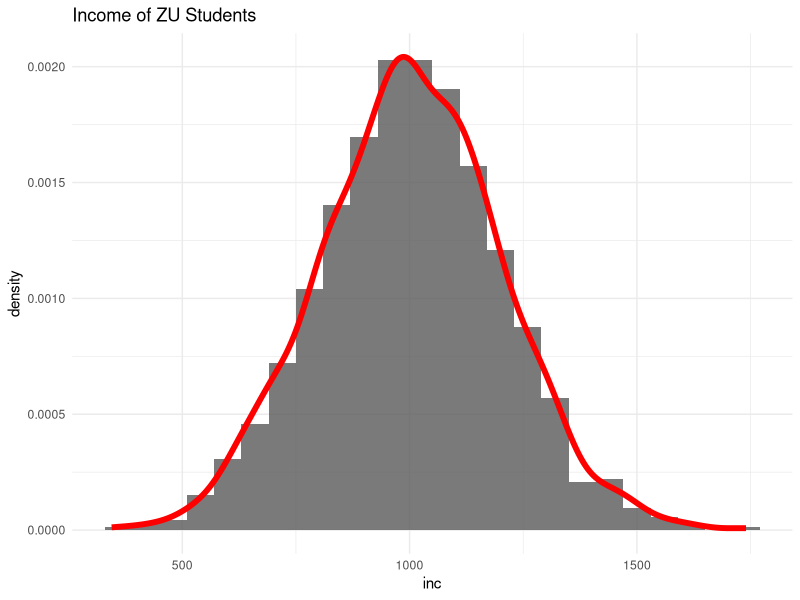
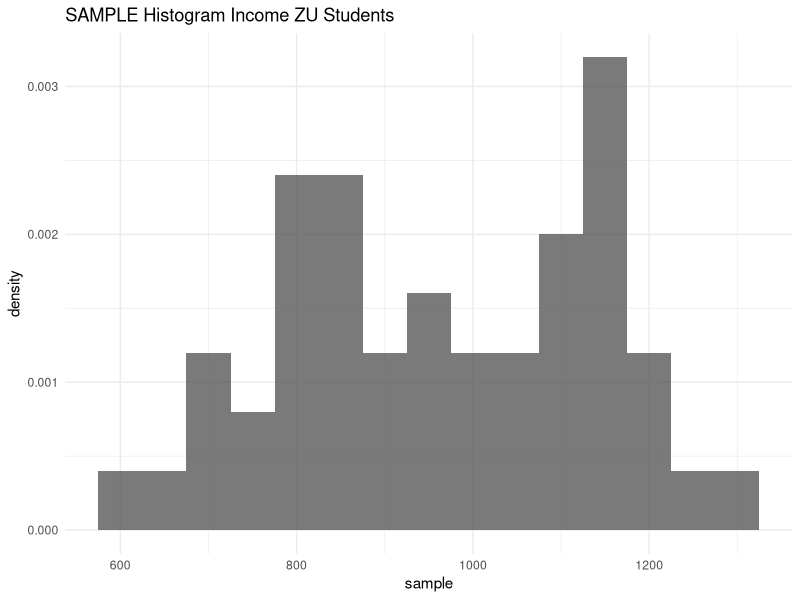
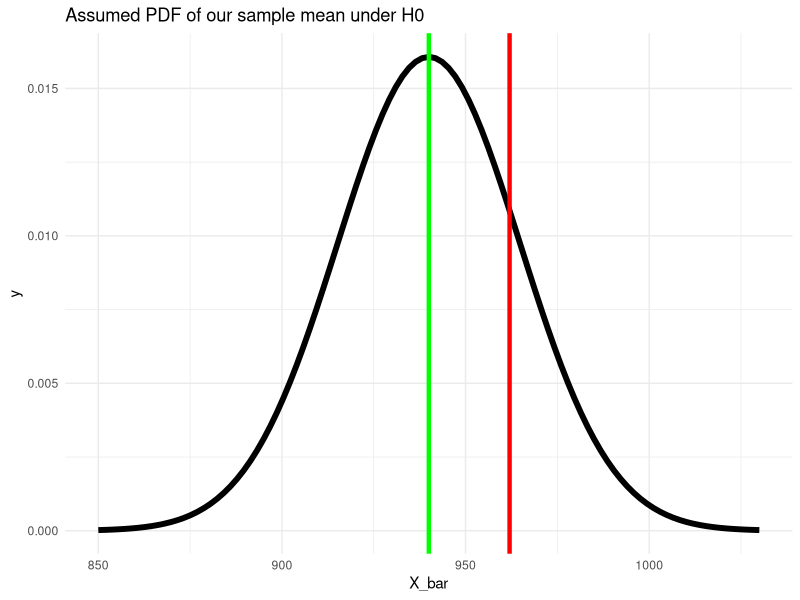
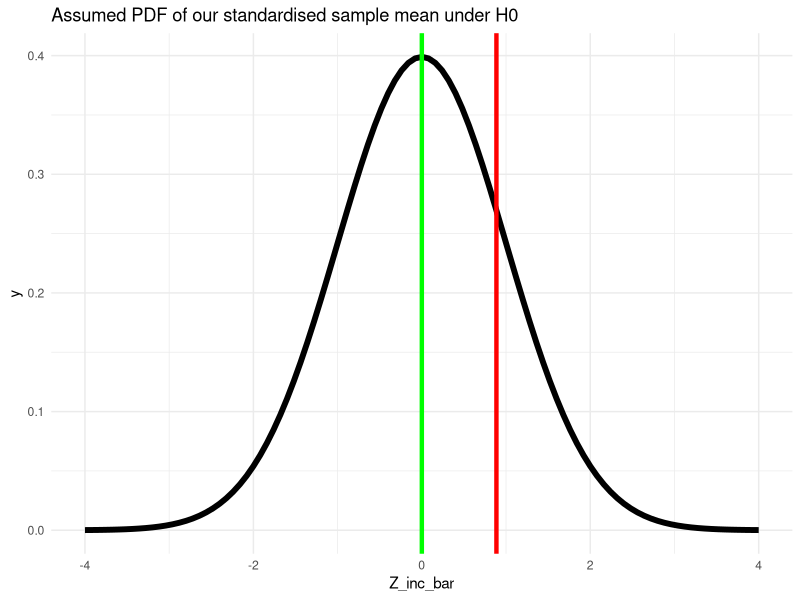
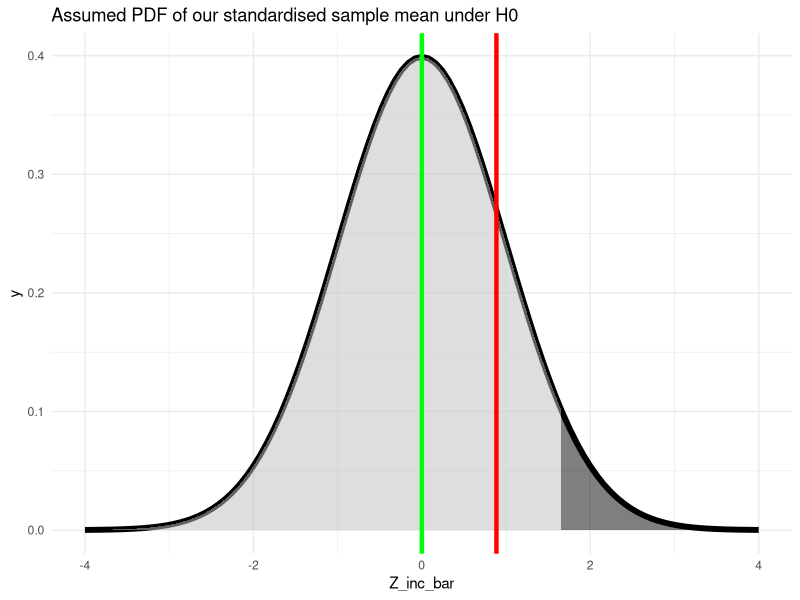
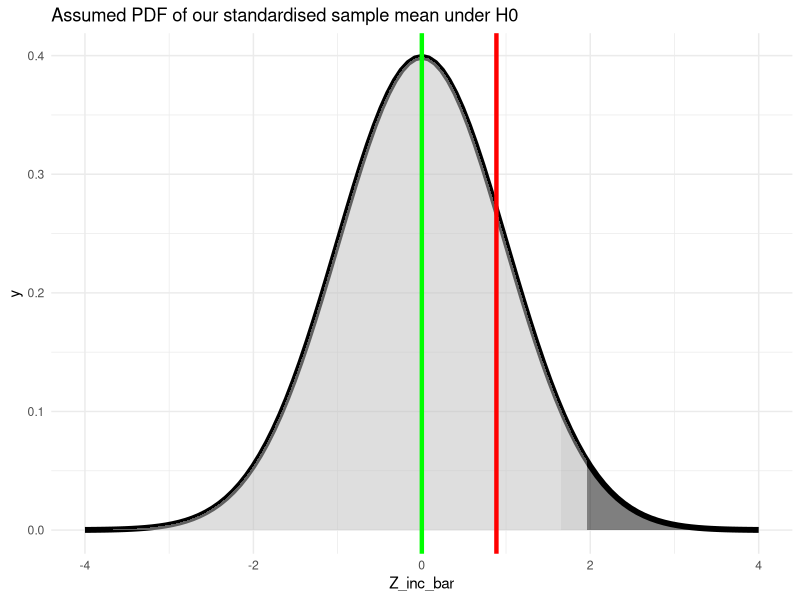

Write R code to recreate these figures, in order.
## ---- chunk 1
knitr::opts_chunk$set(echo = TRUE)
knitr::opts_chunk$set(fig.width=10)
## ---- chunk 2
library(ggplot2)
library(tidyverse)
set.seed(11) # seed for reproducibility

n <- 1200
inc <- rnorm(n, mean = 1000, sd = 200)

ggplot() +
geom_histogram(aes(x = inc,
y = ..density..),binwidth = 60,alpha = 0.8) +
geom_density(aes(x = inc,
y = ..density..),col = "red",size = 2,alpha = 0.8) +
labs(title = "Income of ZU Students") +
theme_minimal()

## ---- chunk 3
set.seed(24)
sample_n <- 50
sample <- sample(x = inc, size = sample_n, replace = F)
## ---- chunk 4
ggplot() +
geom_histogram(aes(x = sample,
y = ..density..),binwidth = 50,alpha = 0.8) +
labs(title = "SAMPLE Histogram Income ZU Students") +
theme_minimal()
## ---- chunk 5
mu_inc = 940
mu_inc
## ---- chunk 6
inc_bar <- mean(sample)
inc_bar
## ---- chunk 7
S_inc_bar <- sqrt(var(sample)/(sample_n))
S_inc_bar
## ---- chunk 8
ggplot(data =  data.frame(X_bar = 850:1030), aes(x=X_bar)) +
  stat_function(fun = dnorm, args = list(mean = mu_inc, sd = S_inc_bar), size = 2) +
  geom_vline(xintercept = inc_bar, color = "red", size = 1.5) +
  geom_vline(xintercept = mu_inc, color = "green", size = 1.5) +
  labs(title = "Assumed PDF of our sample mean under H0") +
  theme_minimal()
## ---- chunk 9
Z_inc_bar <- (inc_bar - 940) / (S_inc_bar)
Z_inc_bar
## ---- chunk 10
ggplot(data =  data.frame(Z_inc_bar = -4:4), aes(x=Z_inc_bar)) +
  stat_function(fun = dnorm, args = list(mean = 0, sd = 1), size = 2) +
  geom_vline(xintercept = Z_inc_bar, color = "red", size = 1.5) +
  geom_vline(xintercept = 0, color = "green", size = 1.5) +
  labs(title = "Assumed PDF of our standardised sample mean under H0") +
  theme_minimal()
## ---- chunk 11
qnorm(0.95)
## ---- chunk 12
ggplot(data =  data.frame(Z_inc_bar = -4:4), aes(x=Z_inc_bar)) +
  stat_function(fun = dnorm, args = list(mean = 0, sd = 1), size = 2) +
    stat_function(fun = dnorm, xlim = c(-4,1.65), geom = "area", fill = "grey", alpha=0.5) +
  stat_function(fun = dnorm, xlim = c(1.65,4), geom = "area", fill = "black", alpha=0.5) +
  geom_vline(xintercept = Z_inc_bar, color = "red", size = 1.5) +
  geom_vline(xintercept = 0, color = "green", size = 1.5) +
  labs(title = "Assumed PDF of our standardised sample mean under H0") +
  theme_minimal()
## ---- chunk 13
Z_inc_bar >= qnorm(0.95)
## ---- chunk 14
ggplot(data =  data.frame(Z_inc_bar = -4:4), aes(x=Z_inc_bar)) +
  stat_function(fun = dnorm, args = list(mean = 0, sd = 1), size = 2) +
    stat_function(fun = dnorm, xlim = c(-4,1.65), geom = "area", fill = "grey", alpha=0.5) +
  stat_function(fun = dnorm, xlim = c(1.65,1.96), geom = "area", fill = "darkgrey", alpha=0.5) +
  stat_function(fun = dnorm, xlim = c(1.96,4), geom = "area", fill = "black", alpha=0.5) +
  geom_vline(xintercept = Z_inc_bar, color = "red", size = 1.5) +
  geom_vline(xintercept = 0, color = "green", size = 1.5) +
  labs(title = "Assumed PDF of our standardised sample mean under H0") +
  theme_minimal()
## ---- chunk 15
1- pnorm(Z_inc_bar)
## ---- chunk 16
t.test(sample, mu = 940, alternative = "greater")
## ---- chunk 17
1- pt(Z_inc_bar, 49) # degrees of freedom = sample size -1 
